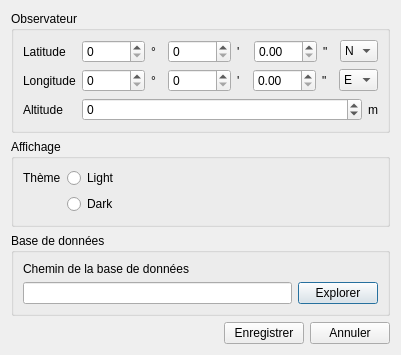
<?xml version="1.0" encoding="UTF-8"?>
<ui version="4.0">
 <class>SettingDialog</class>
 <widget class="QDialog" name="SettingDialog">
  <property name="geometry">
   <rect>
    <x>0</x>
    <y>0</y>
    <width>401</width>
    <height>355</height>
   </rect>
  </property>
  <property name="sizePolicy">
   <sizepolicy hsizetype="Fixed" vsizetype="Fixed">
    <horstretch>0</horstretch>
    <verstretch>0</verstretch>
   </sizepolicy>
  </property>
  <property name="windowTitle">
   <string>Paramètres</string>
  </property>
  <property name="windowIcon">
   <iconset resource="../ressources.qrc">
    <normaloff>:/Ressources/icons/icons8-settings-96.png</normaloff>:/Ressources/icons/icons8-settings-96.png</iconset>
  </property>
  <layout class="QVBoxLayout" name="verticalLayout" stretch="0,1,0,0">
   <item>
    <widget class="QGroupBox" name="groupBox">
     <property name="title">
      <string>Observateur</string>
     </property>
     <layout class="QVBoxLayout" name="verticalLayout_2">
      <item>
       <layout class="QFormLayout" name="formLayout">
        <item row="0" column="0">
         <widget class="QLabel" name="label">
          <property name="text">
           <string>Latitude</string>
          </property>
         </widget>
        </item>
        <item row="0" column="1">
         <layout class="QHBoxLayout" name="horizontalLayout_2" stretch="6,1,6,1,6,1,1">
          <item>
           <widget class="QSpinBox" name="LatDegreeSpinBox">
            <property name="maximum">
             <number>90</number>
            </property>
           </widget>
          </item>
          <item>
           <widget class="QLabel" name="label_4">
            <property name="text">
             <string>°</string>
            </property>
           </widget>
          </item>
          <item>
           <widget class="QSpinBox" name="LatMinuteSpinBox">
            <property name="maximum">
             <number>59</number>
            </property>
           </widget>
          </item>
          <item>
           <widget class="QLabel" name="label_5">
            <property name="text">
             <string>'</string>
            </property>
           </widget>
          </item>
          <item>
           <widget class="QDoubleSpinBox" name="LatSecondDoubleSpinBox">
            <property name="locale">
             <locale language="English" country="UnitedStates"/>
            </property>
            <property name="maximum">
             <double>59.990000000000002</double>
            </property>
           </widget>
          </item>
          <item>
           <widget class="QLabel" name="label_6">
            <property name="text">
             <string>&quot;</string>
            </property>
           </widget>
          </item>
          <item>
           <widget class="QComboBox" name="LatComboBox">
            <item>
             <property name="text">
              <string>N</string>
             </property>
            </item>
            <item>
             <property name="text">
              <string>S</string>
             </property>
            </item>
           </widget>
          </item>
         </layout>
        </item>
        <item row="1" column="0">
         <widget class="QLabel" name="label_2">
          <property name="text">
           <string>Longitude</string>
          </property>
         </widget>
        </item>
        <item row="1" column="1">
         <layout class="QHBoxLayout" name="horizontalLayout_3" stretch="6,1,6,1,6,1,1">
          <item>
           <widget class="QSpinBox" name="LonDegreeSpinBox">
            <property name="maximum">
             <number>180</number>
            </property>
           </widget>
          </item>
          <item>
           <widget class="QLabel" name="label_7">
            <property name="text">
             <string>°</string>
            </property>
           </widget>
          </item>
          <item>
           <widget class="QSpinBox" name="LonMinuteSpinBox">
            <property name="maximum">
             <number>59</number>
            </property>
           </widget>
          </item>
          <item>
           <widget class="QLabel" name="label_8">
            <property name="text">
             <string>'</string>
            </property>
           </widget>
          </item>
          <item>
           <widget class="QDoubleSpinBox" name="LonSecondDoubleSpinBox">
            <property name="locale">
             <locale language="English" country="UnitedStates"/>
            </property>
            <property name="maximum">
             <double>59.990000000000002</double>
            </property>
           </widget>
          </item>
          <item>
           <widget class="QLabel" name="label_9">
            <property name="text">
             <string>&quot;</string>
            </property>
           </widget>
          </item>
          <item>
           <widget class="QComboBox" name="LonComboBox">
            <item>
             <property name="text">
              <string>E</string>
             </property>
            </item>
            <item>
             <property name="text">
              <string>O</string>
             </property>
            </item>
           </widget>
          </item>
         </layout>
        </item>
        <item row="2" column="0">
         <widget class="QLabel" name="label_3">
          <property name="text">
           <string>Altitude</string>
          </property>
         </widget>
        </item>
        <item row="2" column="1">
         <layout class="QHBoxLayout" name="horizontalLayout" stretch="1,0">
          <item>
           <widget class="QSpinBox" name="AltitudeSpinBox">
            <property name="minimum">
             <number>-500</number>
            </property>
            <property name="maximum">
             <number>10000</number>
            </property>
           </widget>
          </item>
          <item>
           <widget class="QLabel" name="label_11">
            <property name="text">
             <string>m</string>
            </property>
           </widget>
          </item>
         </layout>
        </item>
       </layout>
      </item>
     </layout>
    </widget>
   </item>
   <item>
    <widget class="QGroupBox" name="groupBox_2">
     <property name="title">
      <string>Affichage</string>
     </property>
     <layout class="QFormLayout" name="formLayout_2">
      <item row="0" column="0">
       <widget class="QLabel" name="label_10">
        <property name="text">
         <string>Thème</string>
        </property>
       </widget>
      </item>
      <item row="0" column="1">
       <widget class="QRadioButton" name="LightRadioButton">
        <property name="text">
         <string>Light</string>
        </property>
       </widget>
      </item>
      <item row="1" column="1">
       <widget class="QRadioButton" name="DarkRadioButton">
        <property name="text">
         <string>Dark</string>
        </property>
       </widget>
      </item>
     </layout>
    </widget>
   </item>
   <item>
    <widget class="QGroupBox" name="groupBox_3">
     <property name="title">
      <string>Base de données</string>
     </property>
     <layout class="QVBoxLayout" name="verticalLayout_3">
      <item>
       <widget class="QLabel" name="label_12">
        <property name="text">
         <string>Chemin de la base de données</string>
        </property>
       </widget>
      </item>
      <item>
       <layout class="QHBoxLayout" name="horizontalLayout_5">
        <item>
         <widget class="QLineEdit" name="DBPathLineEdit"/>
        </item>
        <item>
         <widget class="QPushButton" name="DBBrowsePushButton">
          <property name="text">
           <string>Explorer</string>
          </property>
         </widget>
        </item>
       </layout>
      </item>
     </layout>
    </widget>
   </item>
   <item>
    <layout class="QHBoxLayout" name="horizontalLayout_4">
     <item>
      <spacer name="horizontalSpacer">
       <property name="orientation">
        <enum>Qt::Horizontal</enum>
       </property>
       <property name="sizeHint" stdset="0">
        <size>
         <width>40</width>
         <height>20</height>
        </size>
       </property>
      </spacer>
     </item>
     <item>
      <widget class="QPushButton" name="SavePushButton">
       <property name="text">
        <string>Enregistrer</string>
       </property>
      </widget>
     </item>
     <item>
      <widget class="QPushButton" name="CancelPushButton">
       <property name="text">
        <string>Annuler</string>
       </property>
      </widget>
     </item>
    </layout>
   </item>
  </layout>
 </widget>
 <resources>
  <include location="../ressources.qrc"/>
 </resources>
 <connections/>
</ui>
